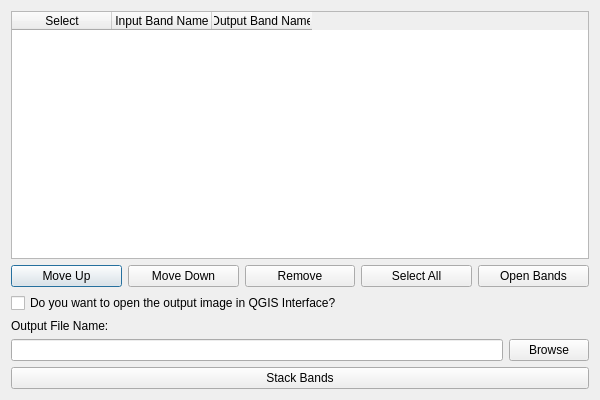
<?xml version="1.0" encoding="UTF-8"?>
<ui version="4.0">
 <class>BandStackerDialogBase</class>
 <widget class="QDialog" name="BandStackerDialogBase">
  <property name="geometry">
   <rect>
    <x>0</x>
    <y>0</y>
    <width>600</width>
    <height>400</height>
   </rect>
  </property>
  <property name="windowTitle">
   <string>Band Stacker</string>
  </property>
  <layout class="QVBoxLayout" name="verticalLayout">
   <item>
    <widget class="QTableWidget" name="layerTableWidget">
     <column>
      <property name="text">
       <string>Select</string>
      </property>
     </column>
     <column>
      <property name="text">
       <string>Input Band Name</string>
      </property>
     </column>
     <column>
      <property name="text">
       <string>Output Band Name</string>
      </property>
     </column>
    </widget>
   </item>
   <item>
    <layout class="QHBoxLayout" name="horizontalLayout">
     <item>
      <widget class="QPushButton" name="moveUpButton">
       <property name="text">
        <string>Move Up</string>
       </property>
      </widget>
     </item>
     <item>
      <widget class="QPushButton" name="moveDownButton">
       <property name="text">
        <string>Move Down</string>
       </property>
      </widget>
     </item>
     <item>
      <widget class="QPushButton" name="removeButton">
       <property name="text">
        <string>Remove</string>
       </property>
      </widget>
     </item>
     <item>
      <widget class="QPushButton" name="selectAllButton">
       <property name="text">
        <string>Select All</string>
       </property>
      </widget>
     </item>
     <item>
      <widget class="QPushButton" name="openBandsButton">
       <property name="text">
        <string>Open Bands</string>
       </property>
      </widget>
     </item>
    </layout>
   </item>
   <item>
    <widget class="QCheckBox" name="openInQGISCheckBox">
     <property name="text">
      <string>Do you want to open the output image in QGIS Interface?</string>
     </property>
    </widget>
   </item>
   <item>
    <widget class="QLabel" name="outputFileNameLabel">
     <property name="text">
      <string>Output File Name:</string>
     </property>
    </widget>
   </item>
   <item>
    <layout class="QHBoxLayout" name="outputFile">
     <item>
      <widget class="QLineEdit" name="outputFileName"/>
     </item>
     <item>
      <widget class="QPushButton" name="browseButton">
       <property name="text">
        <string>Browse</string>
       </property>
      </widget>
     </item>
    </layout>
   </item>
   <item>
    <widget class="QPushButton" name="stackBandsButton">
     <property name="text">
      <string>Stack Bands</string>
     </property>
    </widget>
   </item>
  </layout>
 </widget>
 <resources/>
 <connections/>
</ui>
